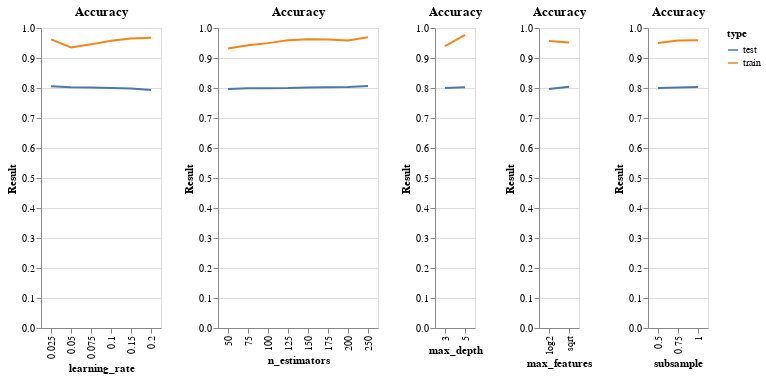

Notebook code cell kept with this figure:
### Code cell
df = csv_data.copy()
df = df[df.Score=='Accuracy']
#print(df.columns)
df = df.groupby(['type','learning_rate',])['Result'].median().reset_index()

chart1 = alt.Chart(df).mark_line().encode(
    x = 'learning_rate:O',
    y = 'Result:Q',
    color = 'type:N',
    tooltip = 'learning_rate:Q',

).properties(
    title = 'Accuracy'
)

df = csv_data.copy()
df = df[df.Score=='Accuracy']
df = df.groupby(['type','n_estimators',])['Result'].median().reset_index()


chart2 = alt.Chart(df).mark_line().encode(
    x = 'n_estimators:O',
    y = 'Result:Q',
    color = 'type:N',
    tooltip = 'n_estimators:Q',

).properties(
    title = 'Accuracy'
)

df = csv_data.copy()
df = df[df.Score=='Accuracy']
#print(df.columns)
df = df.groupby(['type','max_depth',])['Result'].median().reset_index()
#display(df)

chart3 = alt.Chart(df).mark_line().encode(
    x = 'max_depth:O',
    y = 'Result:Q',
    color = 'type:N',
    tooltip = 'max_depth:Q',

).properties(
    title = 'Accuracy'
)

df = csv_data.copy()
df = df[df.Score=='Accuracy']
#print(df.columns)
df = df.groupby(['type','max_features',])['Result'].median().reset_index()

chart4 = alt.Chart(df).mark_line().encode(
    x = 'max_features:O',
    y = 'Result:Q',
    color = 'type:N',
    tooltip = 'max_features:Q',

).properties(
    title = 'Accuracy'
)

df = csv_data.copy()
df = df[df.Score=='Accuracy']
#print(df.columns)
df = df.groupby(['type','subsample',])['Result'].median().reset_index()

chart5 = alt.Chart(df).mark_line().encode(
    x = 'subsample:O',
    y = 'Result:Q',
    color = 'type:N',
    tooltip = 'subsample:Q',

).properties(
    title = 'Accuracy'
)

chart1 | chart2 | chart3 | chart4 | chart5

### Figure 1 — Vega-Lite specification as saved in the notebook (floating-point values rounded to 4 significant figures)
{"config": {"view": {"continuousWidth": 400, "continuousHeight": 300}}, "hconcat": [{"data": {"name": "data-330e631c4fae606d21bf24a4d8a04ffc"}, "mark": "line", "encoding": {"color": {"field": "type", "type": "nominal"}, "tooltip": {"field": "learning_rate", "type": "quantitative"}, "x": {"field": "learning_rate", "type": "ordinal"}, "y": {"field": "Result", "type": "quantitative"}}, "title": "Accuracy"}, {"data": {"name": "data-800a7a57057d5c1887ad9ab87b4e003a"}, "mark": "line", "encoding": {"color": {"field": "type", "type": "nominal"}, "tooltip": {"field": "n_estimators", "type": "quantitative"}, "x": {"field": "n_estimators", "type": "ordinal"}, "y": {"field": "Result", "type": "quantitative"}}, "title": "Accuracy"}, {"data": {"name": "data-d8e42c6e6d9c491b00c1c0cbc1e227bb"}, "mark": "line", "encoding": {"color": {"field": "type", "type": "nominal"}, "tooltip": {"field": "max_depth", "type": "quantitative"}, "x": {"field": "max_depth", "type": "ordinal"}, "y": {"field": "Result", "type": "quantitative"}}, "title": "Accuracy"}, {"data": {"name": "data-fe2cfd8e5cb1d3ec6c839d14ec575cc9"}, "mark": "line", "encoding": {"color": {"field": "type", "type": "nominal"}, "tooltip": {"field": "max_features", "type": "quantitative"}, "x": {"field": "max_features", "type": "ordinal"}, "y": {"field": "Result", "type": "quantitative"}}, "title": "Accuracy"}, {"data": {"name": "data-0fd35fd7483b02e57aec4ca6b6df7a69"}, "mark": "line", "encoding": {"color": {"field": "type", "type": "nominal"}, "tooltip": {"field": "subsample", "type": "quantitative"}, "x": {"field": "subsample", "type": "ordinal"}, "y": {"field": "Result", "type": "quantitative"}}, "title": "Accuracy"}], "$schema": "https://vega.github.io/schema/vega-lite/v4.17.0.json", "datasets": {"data-330e631c4fae606d21bf24a4d8a04ffc": [{"type": "test", "learning_rate": 0.025, "Result": 0.806}, {"type": "test", "learning_rate": 0.05, "Result": 0.8026}, {"type": "test", "learning_rate": 0.075, "Result": 0.8021}, {"type": "test", "learning_rate": 0.1, "Result": 0.8004}, {"type": "test", "learning_rate": 0.15, "Result": 0.7979}, {"type": "test", "learning_rate": 0.2, "Result": 0.7936}, {"type": "train", "learning_rate": 0.025, "Result": 0.9621}, {"type": "train", "learning_rate": 0.05, "Result": 0.935}, {"type": "train", "learning_rate": 0.075, "Result": 0.9455}, {"type": "train", "learning_rate": 0.1, "Result": 0.9577}, {"type": "train", "learning_rate": 0.15, "Result": 0.965}, {"type": "train", "learning_rate": 0.2, "Result": 0.9678}], "data-800a7a57057d5c1887ad9ab87b4e003a": [{"type": "test", "n_estimators": 50, "Result": 0.7964}, {"type": "test", "n_estimators": 75, "Result": 0.7989}, {"type": "test", "n_estimators": 100, "Result": 0.7994}, {"type": "test", "n_estimators": 125, "Result": 0.7996}, {"type": "test", "n_estimators": 150, "Result": 0.8015}, {"type": "test", "n_estimators": 175, "Result": 0.8028}, {"type": "test", "n_estimators": 200, "Result": 0.8034}, {"type": "test", "n_estimators": 250, "Result": 0.8064}, {"type": "train", "n_estimators": 50, "Result": 0.9315}, {"type": "train", "n_estimators": 75, "Result": 0.9424}, {"type": "train", "n_estimators": 100, "Result": 0.9496}, {"type": "train", "n_estimators": 125, "Result": 0.9589}, {"type": "train", "n_estimators": 150, "Result": 0.9628}, {"type": "train", "n_estimators": 175, "Result": 0.9619}, {"type": "train", "n_estimators": 200, "Result": 0.9585}, {"type": "train", "n_estimators": 250, "Result": 0.9693}], "data-d8e42c6e6d9c491b00c1c0cbc1e227bb": [{"type": "test", "max_depth": 3, "Result": 0.8004}, {"type": "test", "max_depth": 5, "Result": 0.8024}, {"type": "train", "max_depth": 3, "Result": 0.9394}, {"type": "train", "max_depth": 5, "Result": 0.977}], "data-fe2cfd8e5cb1d3ec6c839d14ec575cc9": [{"type": "test", "max_features": "log2", "Result": 0.797}, {"type": "test", "max_features": "sqrt", "Result": 0.8041}, {"type": "train", "max_features": "log2", "Result": 0.9569}, {"type": "train", "max_features": "sqrt", "Result": 0.9519}], "data-0fd35fd7483b02e57aec4ca6b6df7a69": [{"type": "test", "subsample": 0.5, "Result": 0.7996}, {"type": "test", "subsample": 0.75, "Result": 0.8015}, {"type": "test", "subsample": 1.0, "Result": 0.8037}, {"type": "train", "subsample": 0.5, "Result": 0.9501}, {"type": "train", "subsample": 0.75, "Result": 0.9584}, {"type": "train", "subsample": 1.0, "Result": 0.9593}]}}
